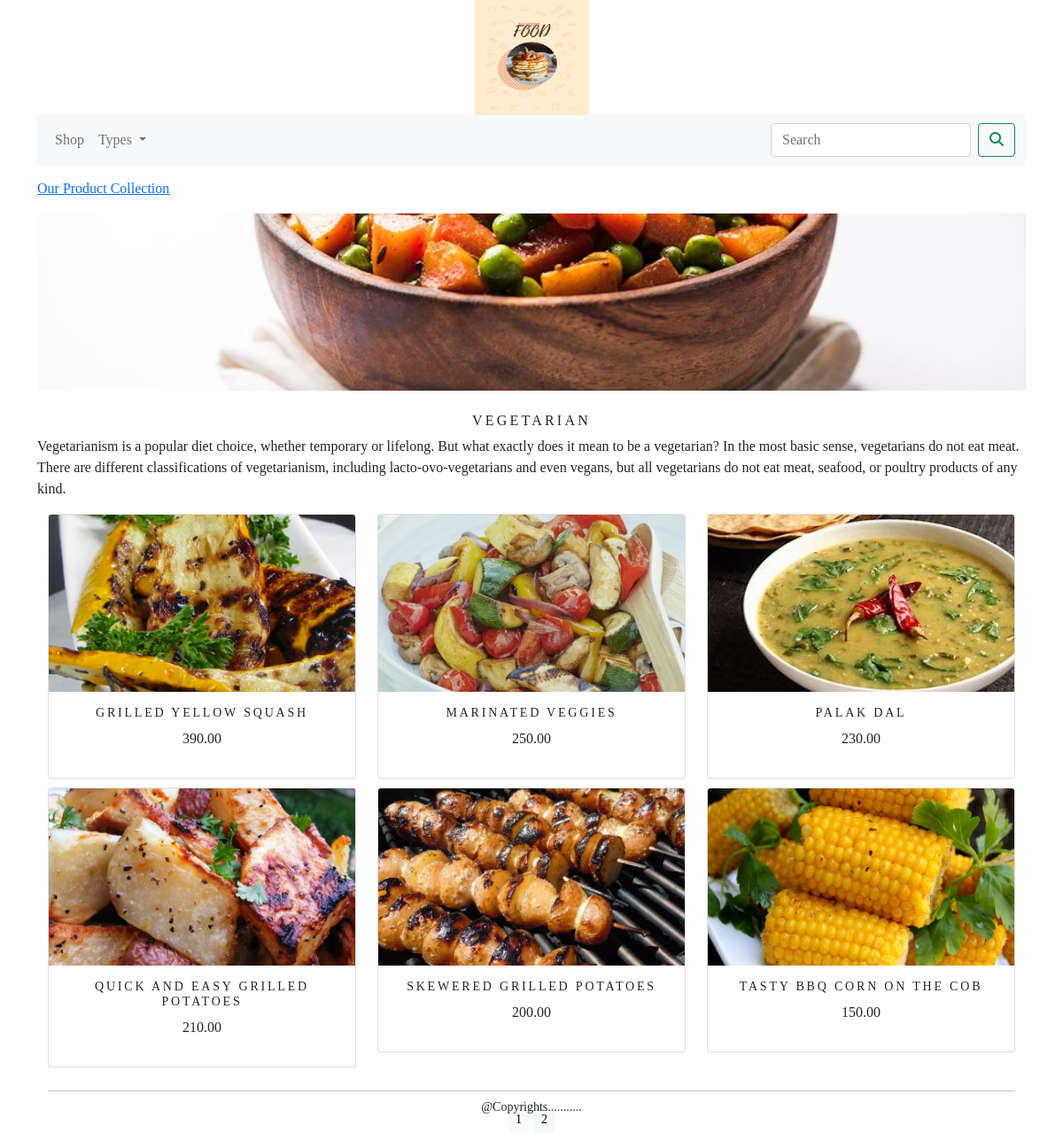
The app's page /shop/vegetarian/ with its own data.
### shop/models.py (models this page shows, shortened)
class Category(models.Model):
    name = models.CharField(max_length=250, unique=True)
    slug = models.SlugField(max_length=250, unique=True)
    description = models.TextField(blank=True)
    image = models.ImageField(upload_to='category', blank=True)
    class Meta:
        ordering = ('name',)
        verbose_name = 'category'
        verbose_name_plural = 'categories'
    def get_url(self):
        return reverse('shop:products_by_category', args=[self.slug])

class Product(models.Model):
    name = models.CharField(max_length=250, unique=True)
    slug = models.SlugField(max_length=250, unique=True)
    description = models.TextField(blank=True)
    image = models.ImageField(upload_to='product', blank=True)
    price = models.DecimalField(max_digits=10, decimal_places=2)
    category = models.ForeignKey(Category, on_delete=models.CASCADE)
    stock = models.IntegerField()
    available = models.BooleanField(default=True)
    created = models.DateTimeField(auto_now_add=True)
    updated = models.DateTimeField(auto_now=True)
    def get_url(self):
        return reverse('shop:prodCatdetail', args=[self.category.slug,self.slug])
    class Meta:
        ordering = ('name',)
        verbose_name = 'product'
        verbose_name_plural = 'products'

### shop/views.py (the view)
# urls.py: path('', allProdCat, name='home'),
def allProdCat(request,c_slug=None):
    c_page = None
    products_list = None
    if c_slug != None:
        c_page = get_object_or_404(Category, slug=c_slug)
        products_list= Product.objects.all().filter(category=c_page, available=True)
    else:
        products_list = Product.objects.all().filter(available=True)
    paginator=Paginator(products_list,6)
    try:
        page=int(request.GET.get('page','1'))
    except:
        page=1
    try:
        products=paginator.page(page)
    except (EmptyPage, InvalidPage):
        products=paginator.page(paginator.num_pages)
    return render(request, 'category.html', {'category': c_page, 'products': products})

### cart/context_processors.py (called while the page is built)
def counter(request):
    item_count=0
    if 'admin' in request.path:
        return {}
    else:
        try:
            cart=Cart.objects.filter(cart_id=_cart_id(request))
            car_items=CartItem.objects.all().filter(cart=cart[:1])
            for cart_item in car_items:
                item_count += cart_item.quantity
        except Cart.DoesNotExist:
            item_count=0
    return dict(item_count=item_count)

### cart/views.py (called while the page is built)
def _cart_id(request):
    cart = request.session.session_key
    if not cart:
        cart = request.session.create()
    return cart

### shop/context_processors.py (called while the page is built)
def menu_links(request):
    links=Category.objects.all()
    return dict(links=links)

### templates/category.html (shortened to what this page needs)
{% extends 'base.html' %}
{% load static %}
{% block content %}
    {% if category %}
        <div>
            <div class="row my_row_class">
                <div class="mx-auto">
                    <p><a href="{% url 'shop:allProdCat' %}"> Our Product Collection</a></p>
                </div>
            </div>
        </div>
        {% endif %}
<div class="mx_auto">
    {% if category %}
        <img class="my_image" src="{{ category.image.url}}" alt="{{ category.name }}">
</div>
    <br>
<div>
            <h1 class="text-center my_title" >{{ category.name }}</h1>
            <p class="text-justify">{{ category.description }}</p>
</div>
{% endif %}
<div class="container">
    <div class="row mx_auto">
        {% for product in products.object_list %}
            <div class="my_bottom_margin col-9 col-sm-12 col-md-4 col-lg-4">
                <div class="card text-center" style="min-width: 18rem;">
                    <a href="{{ product.get_url }}">
                        <div class="my_image_container">
                            <img class="card-img-top my_image" src="{{ product.image.url }}" alt="{{ product.name }}">
                        </div>
                    </a>
                    <div class="card-body">
                        <h4>{{ product.name }}</h4>
                        <p>{{ product.price }}</p>
                    </div>
                </div>
            </div>
        {% endfor %}
        <div class="mx-auto">
            {% if products.paginator.num_pages > 1 %}
                <hr>
                <div class="text-center">
                    {% for pg in products.paginator.page_range %}
                        <a href="?page={{ pg }}" class="btn btn-light btn-sm {% if products.number == pg %} active {% endif %}">{{ pg }}</a>
                    {% endfor %}
                </div>
            {% endif %}
        </div>
        <br>
    </div>
</div>
{% endblock %}

### static/css/custom.css (style rules this page uses)
body { font-family: 'Playfair Display', serif; }
.my_row_class { padding-top: 15px; }
.my_image { width: 100%; height: 200px; object-fit: cover; }
.my_title { font-size: 16px; text-transform: uppercase; letter-spacing: .2em; }
.my_bottom_margin { margin-bottom: 10px; }
.card-body h4 { font-size: 14px; text-transform: uppercase; letter-spacing: .2em; }

### records on screen
Category: image (picture), name "VEGETARIAN", description "Vegetarianism is a popular diet choice, whether temporary or lifelong. But what exactly does it mean to be a vegetarian? In the most basic sense, vegetarians do not eat meat. There are different classifications of vegetarianism, including lacto-ovo-vegetarians and even vegans, but all vegetarians do not eat meat, seafood, or poultry products of any kind."
Product: image (picture), name "GRILLED YELLOW SQUASH", price "390.00"
Product: image (picture), name "MARINATED VEGGIES", price "250.00"
Product: image (picture), name "PALAK DAL", price "230.00"
Product: image (picture), name "QUICK AND EASY GRILLED POTATOES", price "210.00"
Product: image (picture), name "SKEWERED GRILLED POTATOES", price "200.00"
Product: image (picture), name "TASTY BBQ CORN ON THE COB", price "150.00"

### other values on screen
{{ pg }} "1" "2"
